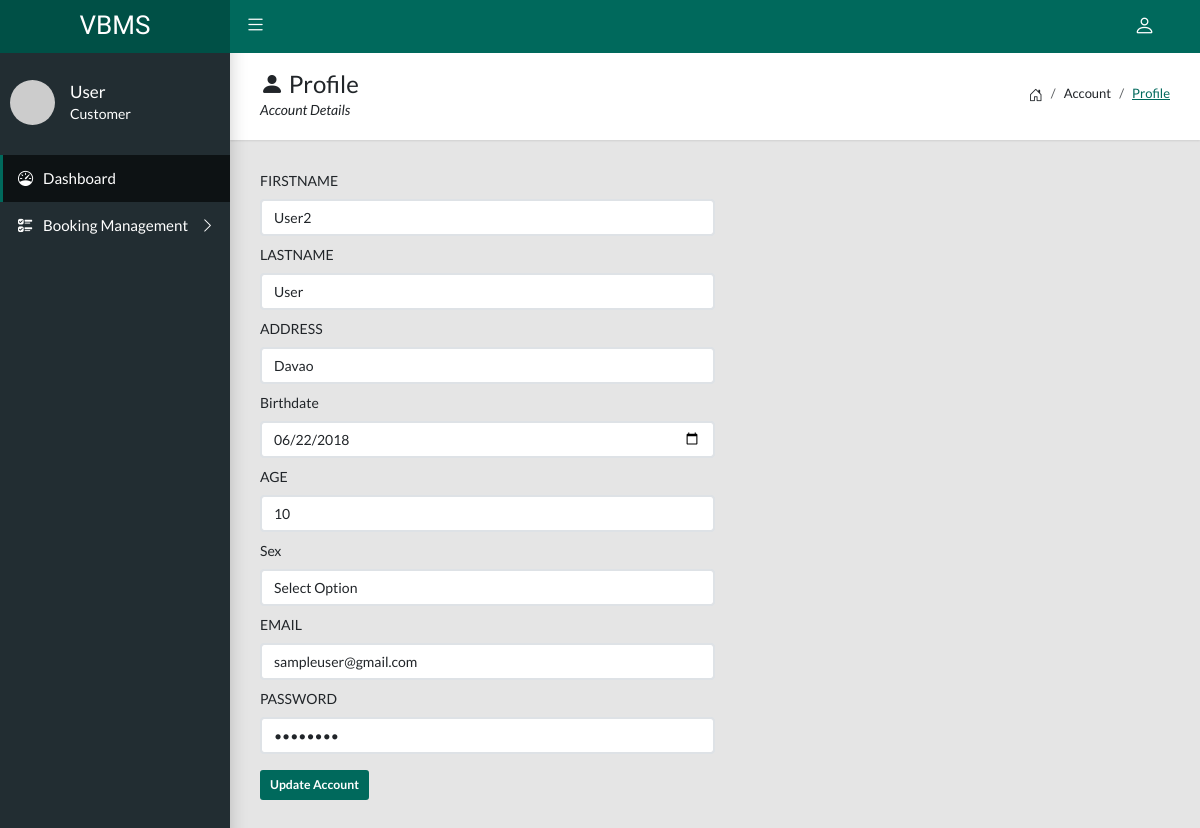
The page /user/profile.php (signed in) on the database its author committed.
### tables this page shows
CREATE TABLE `tbluser` (
  `id_user` bigint(20) NOT NULL,
  `firstname` varchar(255) NOT NULL,
  `lastname` varchar(255) NOT NULL,
  `address` varchar(255) NOT NULL,
  `bday` varchar(255) NOT NULL,
  `age` varchar(255) NOT NULL,
  `sex` varchar(255) NOT NULL,
  `username` varchar(255) NOT NULL,
  `passw` varchar(255) NOT NULL,
  `role` varchar(255) NOT NULL,
  `dt_user` timestamp NOT NULL DEFAULT current_timestamp() ON UPDATE current_timestamp()
);

### user/profile.php (the view, shortened to what this page needs)
<?php
	include '../include/connect_sql.php';
	 $qryloaduser = $conn->query("Select * from tbluser where id_user='".$_SESSION['customerid']."'") or die($conn->error);
	 $rowloaduser = $qryloaduser->fetch_array();
 ?>
<!DOCTYPE html>
<html>
<head>
    <?php include 'css.php'; ?>
</head>
<body class="app sidebar-mini">
	<?php include 'navbar.php'; ?>
    <?php include 'sidebar.php'; ?>
    <main class="app-content">
	   <div class="app-title">
        <div>
          <h1><i class="bi bi-person-fill"></i> Profile</h1>
          <p>Account Details</p>
        </div>
        <ul class="app-breadcrumb breadcrumb side">
          <li class="breadcrumb-item"><i class="bi bi-house-door fs-6"></i></li>
          <li class="breadcrumb-item">Account</li>
          <li class="breadcrumb-item active"><a href="../user/profile.php">Profile</a></li>
        </ul>
      </div>
      <form method="post">
      <div class="row">
      	<div class="col-md-12">
          <div class="title">
            <div class="tile-body">
               <div class="col-md-6 mb-2">
            <label class="form-label">FIRSTNAME</label>
            <input name="txtfname" class="form-control" value="<?php echo $rowloaduser['firstname']; ?>" type="text" placeholder="Firstname" autofocus>
          </div>
          <div class="col-md-6 mb-2">
            <label class="form-label">LASTNAME</label>
            <input name="txtlname" class="form-control" value="<?php echo $rowloaduser['lastname']; ?>" type="text" placeholder="Lastname">
          </div>
           <div class="col-md-6 mb-2">
            <label class="form-label">ADDRESS</label>
            <input name="txtaddress" class="form-control" value="<?php echo $rowloaduser['address']; ?>" type="text" placeholder="Home Address">
          </div>
           <div class="col-md-6 mb-2">
            <label class="form-label">Birthdate</label>
            <input name="txtbday" class="form-control" type="date" value="<?php echo $rowloaduser['bday']; ?>" placeholder="Birthdate">
          </div>
          <div class="col-md-6 mb-2">
            <label class="form-label">AGE</label>
            <input class="form-control" type="text" name="txtage" value="<?php echo $rowloaduser['age']; ?>" placeholder="Age">
          </div>
          <div class="col-md-6 mb-2">
            <label class="form-label">Sex</label>
            <select class="form-control" name="cmbsex">
            	<option disabled selected>Select Option</option>
            </select>
          </div>
          <div class="col-md-6 mb-2">
            <label class="form-label">EMAIL</label>
            <input name="txtuser" class="form-control" type="email" value="<?php echo $rowloaduser['username']; ?>" placeholder="Email">
          </div>
          <div class="col-md-6 mb-3">
            <label class="form-label">PASSWORD</label>
            <input name="txtpassw" class="form-control" type="password" value="<?php echo $rowloaduser['passw']; ?>" placeholder="Password">
          </div>
           <div class="col-md-6 mb-3">
            <button type="submit" name="btnupdate" class="btn btn-primary btn-sm">Update Account</button>
          </div>
          </form>
    </main>
</body>
</html>

### rows shown on the page
tbluser: txtfname "User2", txtlname "User", txtaddress "Davao", txtbday "06/22/2018", txtage "10", txtuser "sampleuser@gmail.com"

### other values the page prints
$_SESSION['customername'] "User"
$_SESSION['role'] "Customer"
